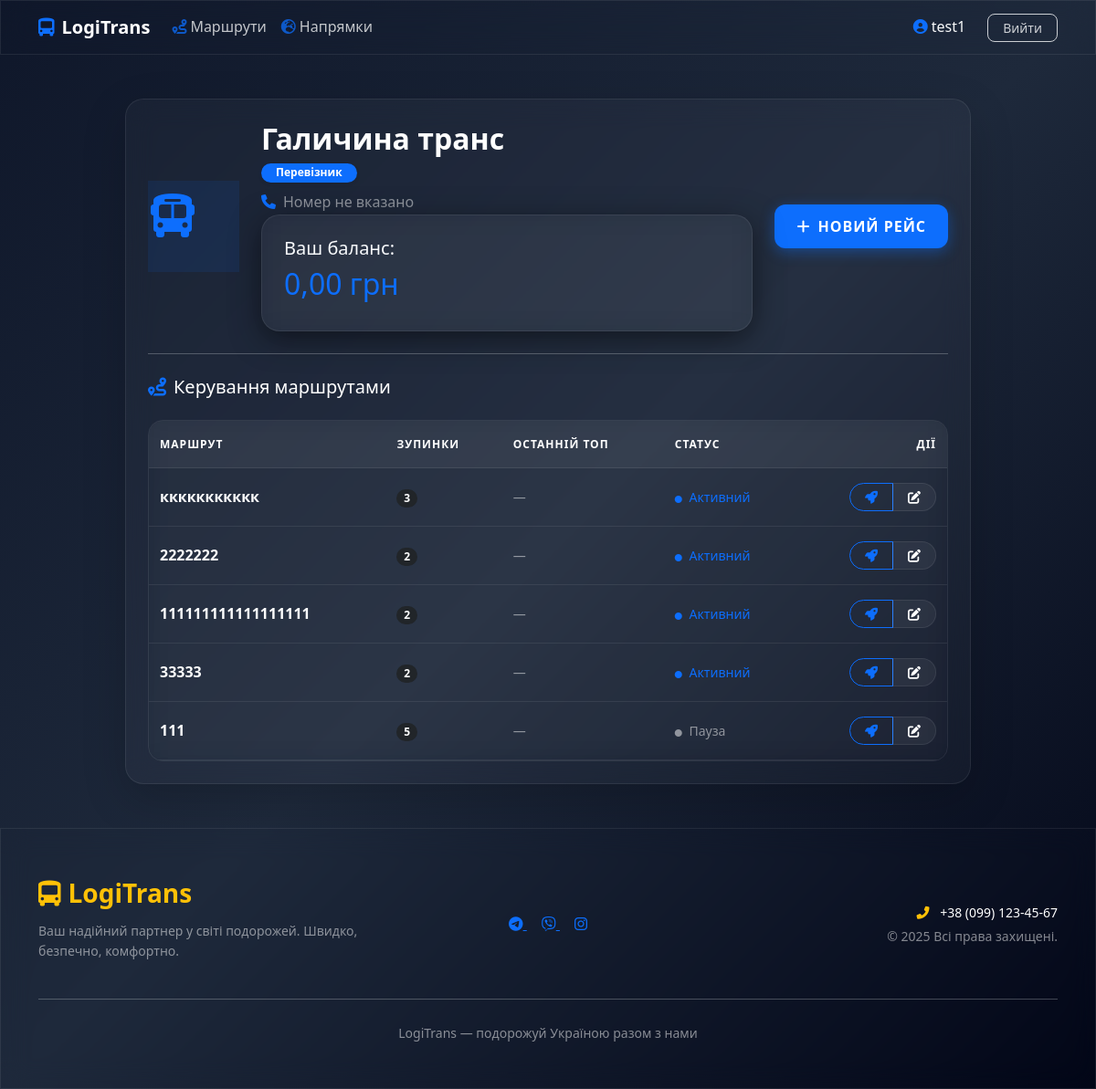
The app's page /accounts/profile/ (signed in), older data.
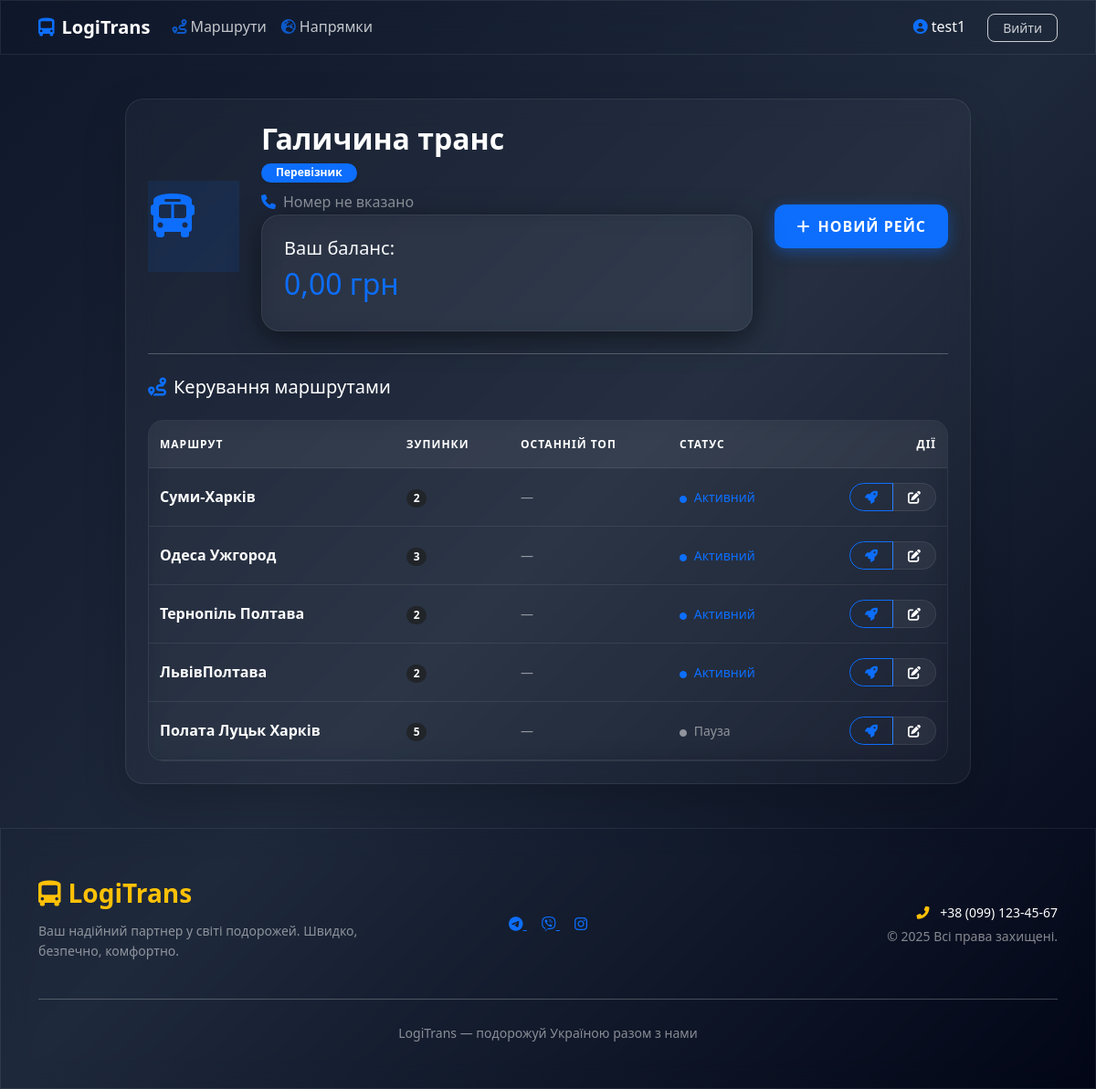
The same page, newer data.
### trips/models.py (models this page shows, shortened)
class Route(models.Model):
    carrier = models.ForeignKey(
        settings.AUTH_USER_MODEL,
        on_delete=models.CASCADE,
        related_name='routes',
        verbose_name="Перевізник"
    )
    title = models.CharField(max_length=255, verbose_name="Назва маршруту")
    is_active = models.BooleanField(default=True, verbose_name="Активний")
    top_until = models.DateTimeField(
        null=True,
        blank=True,
        verbose_name="ТОП діє до"
    )
    class Meta:
        verbose_name = "Маршрут"
        verbose_name_plural = "Маршрути"
        ordering = ['-top_until', '-id']

### accounts/views.py (the view)
# urls.py: path('profile/', ProfileView, name='profile'),
@login_required
def ProfileView(request):
    if request.user.is_carrier:
        routes = Route.objects.filter(carrier=request.user)
        incoming_bookings = Booking.objects.filter(route__carrier=request.user).order_by('-trip_date')
        return render(request, 'accounts/profile_carrier.html', {
            'routes': routes,
            'incoming_bookings': incoming_bookings
        })
    else:
        my_bookings = Booking.objects.filter(passenger=request.user).order_by('-trip_date')
        return render(request, 'accounts/profile_passenger.html', {
            'bookings': my_bookings
        })

### templates/accounts/profile_carrier.html (shortened to what this page needs)
{% extends 'base.html' %}
{% block content %}
<div class="row justify-content-center">
    <div class="col-lg-10">
        <div class="glass-card shadow-lg animate-fade-in">
            <div class="row align-items-center mb-4">
                <div class="col-auto">
                    <div class="glass-icon" style="width: 100px; height: 100px; font-size: 3rem; background: rgba(13, 110, 253, 0.1); border-color: var(--accent-color);">
                        <i class="fas fa-bus text-primary"></i>
                    </div>
                </div>
                <div class="col">
                    <h2 class="mb-1 text-white fw-bold">{{ user.carrier_profile.company_name|default:user.username }}</h2>
                    <span class="badge rounded-pill bg-primary px-3 shadow-sm">Перевізник</span>
                    <p class="text-white-50 mt-2 mb-0">
                        <i class="fas fa-phone me-2 text-primary"></i>{{ user.phone_number|default:"Номер не вказано" }}
                    </p>
                    <div class="glass-card">
    <h5>Ваш баланс:</h5>
    <h2 class="text-primary">{{ user.carrier_profile.balance }} грн</h2>
</div>
                </div>
                <div class="col-auto">
                    <a href="{% url 'route_add' %}" class="btn glass-btn-registration">
                        <i class="fas fa-plus me-2"></i>Новий рейс
                    </a>
                </div>
            </div>
            <hr class="border-light opacity-10">
            <div class="mt-4">
                <h5 class="text-white mb-4"><i class="fas fa-route me-2 text-primary"></i>Керування маршрутами</h5>
                {% if routes %}
                   <div class="table-responsive rounded-4" style="border: 1px solid var(--glass-border); backdrop-filter: var(--blur-val);">
    <table class="table align-middle">
        <thead>
            <tr class="text-white-50">
                <th class="ps-4">Маршрут</th>
                <th>Зупинки</th>
                <th>Останній ТОП</th>
                <th>Статус</th>
                <th class="text-end pe-4">Дії</th>
            </tr>
        </thead>
        <tbody>
            {% for route in routes %}
            <tr class="transition-hover-row">
                <td class="ps-4 fw-bold">{{ route.title }}</td>
                <td>
                    <span class="badge bg-dark rounded-pill">{{ route.stops.count }}</span>
                </td>
                <td>
                    <span class="text-white-50 small">
                        {% if route.boosted_at %}
                            {{ route.boosted_at|date:"d.m H:i" }}
                        {% else %}
                            —
                        {% endif %}
                    </span>
                </td>
                <td>
                    {% if route.is_active %}
                        <span class="text-primary small"><i class="fas fa-circle me-1" style="font-size: 8px;"></i> Активний</span>
                    {% else %}
                        <span class="text-white-50 small"><i class="fas fa-circle me-1" style="font-size: 8px;"></i> Пауза</span>
                    {% endif %}
                </td>
                <td class="text-end pe-4">
                    <div class="btn-group">
                        <a href="{ % url 'boost_route' route.id % }" class="btn btn-sm btn-outline-primary rounded-start-pill px-3">
                            <i class="fas fa-rocket"></i>
                        </a>
                        <a href="{% url 'route_edit' route.id %}" class="btn btn-sm btn-glass-edit rounded-end-pill px-3">
                            <i class="fas fa-edit"></i>
                        </a>
                    </div>
                </td>
            </tr>
            {% endfor %}
        </tbody>
    </table>
</div>
                {% endif %}
            </div>
        </div>
    </div>
</div>
{% endblock %}

Row changes from the older to the newer data that the page shows:
changed Route: title "2222222" → "Суми-Харків"; moves up the list
changed Route: title "ккккккккккк" → "Одеса Ужгород"
changed Route: title "111111111111111111" → "Тернопіль Полтава"
changed Route id 2: title "33333" → "ЛьвівПолтава"
changed Route: title "111" → "Полата Луцьк Харків"
